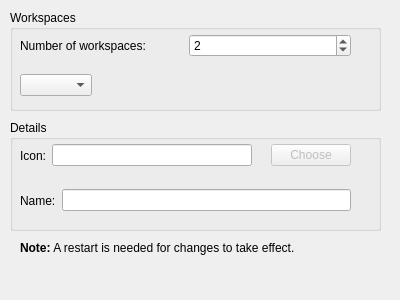
<?xml version="1.0" encoding="UTF-8"?>
<ui version="4.0">
 <class>Core::Internal::WorkspaceSettings</class>
 <widget class="QWidget" name="Core::Internal::WorkspaceSettings">
  <property name="geometry">
   <rect>
    <x>0</x>
    <y>0</y>
    <width>400</width>
    <height>300</height>
   </rect>
  </property>
  <property name="sizePolicy">
   <sizepolicy hsizetype="Expanding" vsizetype="Preferred">
    <horstretch>0</horstretch>
    <verstretch>0</verstretch>
   </sizepolicy>
  </property>
  <property name="windowTitle">
   <string>Form</string>
  </property>
  <widget class="QGroupBox" name="groupBox">
   <property name="geometry">
    <rect>
     <x>10</x>
     <y>10</y>
     <width>371</width>
     <height>101</height>
    </rect>
   </property>
   <property name="sizePolicy">
    <sizepolicy hsizetype="Expanding" vsizetype="Preferred">
     <horstretch>0</horstretch>
     <verstretch>0</verstretch>
    </sizepolicy>
   </property>
   <property name="title">
    <string>Workspaces</string>
   </property>
   <widget class="QWidget" name="horizontalLayoutWidget">
    <property name="geometry">
     <rect>
      <x>10</x>
      <y>20</y>
      <width>331</width>
      <height>31</height>
     </rect>
    </property>
    <layout class="QHBoxLayout" name="horizontalLayout">
     <item>
      <widget class="QLabel" name="label">
       <property name="text">
        <string>Number of workspaces:</string>
       </property>
      </widget>
     </item>
     <item>
      <widget class="QSpinBox" name="numberOfWorkspacesSpinBox">
       <property name="minimum">
        <number>1</number>
       </property>
       <property name="maximum">
        <number>10</number>
       </property>
       <property name="value">
        <number>2</number>
       </property>
      </widget>
     </item>
    </layout>
   </widget>
   <widget class="QWidget" name="horizontalLayoutWidget_2">
    <property name="geometry">
     <rect>
      <x>10</x>
      <y>60</y>
      <width>331</width>
      <height>31</height>
     </rect>
    </property>
    <layout class="QHBoxLayout" name="horizontalLayout_2">
     <item>
      <widget class="QComboBox" name="workspaceComboBox"/>
     </item>
     <item>
      <spacer name="horizontalSpacer">
       <property name="orientation">
        <enum>Qt::Horizontal</enum>
       </property>
       <property name="sizeHint" stdset="0">
        <size>
         <width>40</width>
         <height>20</height>
        </size>
       </property>
      </spacer>
     </item>
    </layout>
   </widget>
   <zorder>horizontalLayoutWidget</zorder>
   <zorder>horizontalLayoutWidget_2</zorder>
   <zorder>horizontalLayoutWidget_3</zorder>
  </widget>
  <widget class="QGroupBox" name="groupBox_2">
   <property name="geometry">
    <rect>
     <x>10</x>
     <y>120</y>
     <width>371</width>
     <height>111</height>
    </rect>
   </property>
   <property name="sizePolicy">
    <sizepolicy hsizetype="Expanding" vsizetype="Preferred">
     <horstretch>0</horstretch>
     <verstretch>0</verstretch>
    </sizepolicy>
   </property>
   <property name="title">
    <string>Details</string>
   </property>
   <widget class="QWidget" name="horizontalLayoutWidget_3">
    <property name="geometry">
     <rect>
      <x>10</x>
      <y>20</y>
      <width>331</width>
      <height>31</height>
     </rect>
    </property>
    <layout class="QHBoxLayout" name="horizontalLayout_3">
     <item>
      <widget class="QLabel" name="label_2">
       <property name="text">
        <string>Icon:</string>
       </property>
      </widget>
     </item>
     <item>
      <widget class="QLineEdit" name="iconEdit"/>
     </item>
     <item>
      <widget class="QLabel" name="iconLabel">
       <property name="text">
        <string/>
       </property>
      </widget>
     </item>
     <item>
      <widget class="QPushButton" name="chooseIconButton">
       <property name="enabled">
        <bool>false</bool>
       </property>
       <property name="text">
        <string>Choose</string>
       </property>
      </widget>
     </item>
    </layout>
   </widget>
   <widget class="QWidget" name="horizontalLayoutWidget_4">
    <property name="geometry">
     <rect>
      <x>10</x>
      <y>60</y>
      <width>331</width>
      <height>41</height>
     </rect>
    </property>
    <layout class="QHBoxLayout" name="horizontalLayout_4">
     <item>
      <widget class="QLabel" name="label_3">
       <property name="text">
        <string>Name:</string>
       </property>
      </widget>
     </item>
     <item>
      <widget class="QLineEdit" name="nameEdit"/>
     </item>
    </layout>
   </widget>
  </widget>
  <widget class="QLabel" name="label_4">
   <property name="geometry">
    <rect>
     <x>20</x>
     <y>240</y>
     <width>311</width>
     <height>16</height>
    </rect>
   </property>
   <property name="text">
    <string>&lt;b&gt;Note:&lt;/b&gt; A restart is needed for changes to take effect.</string>
   </property>
  </widget>
 </widget>
 <resources/>
 <connections/>
</ui>
